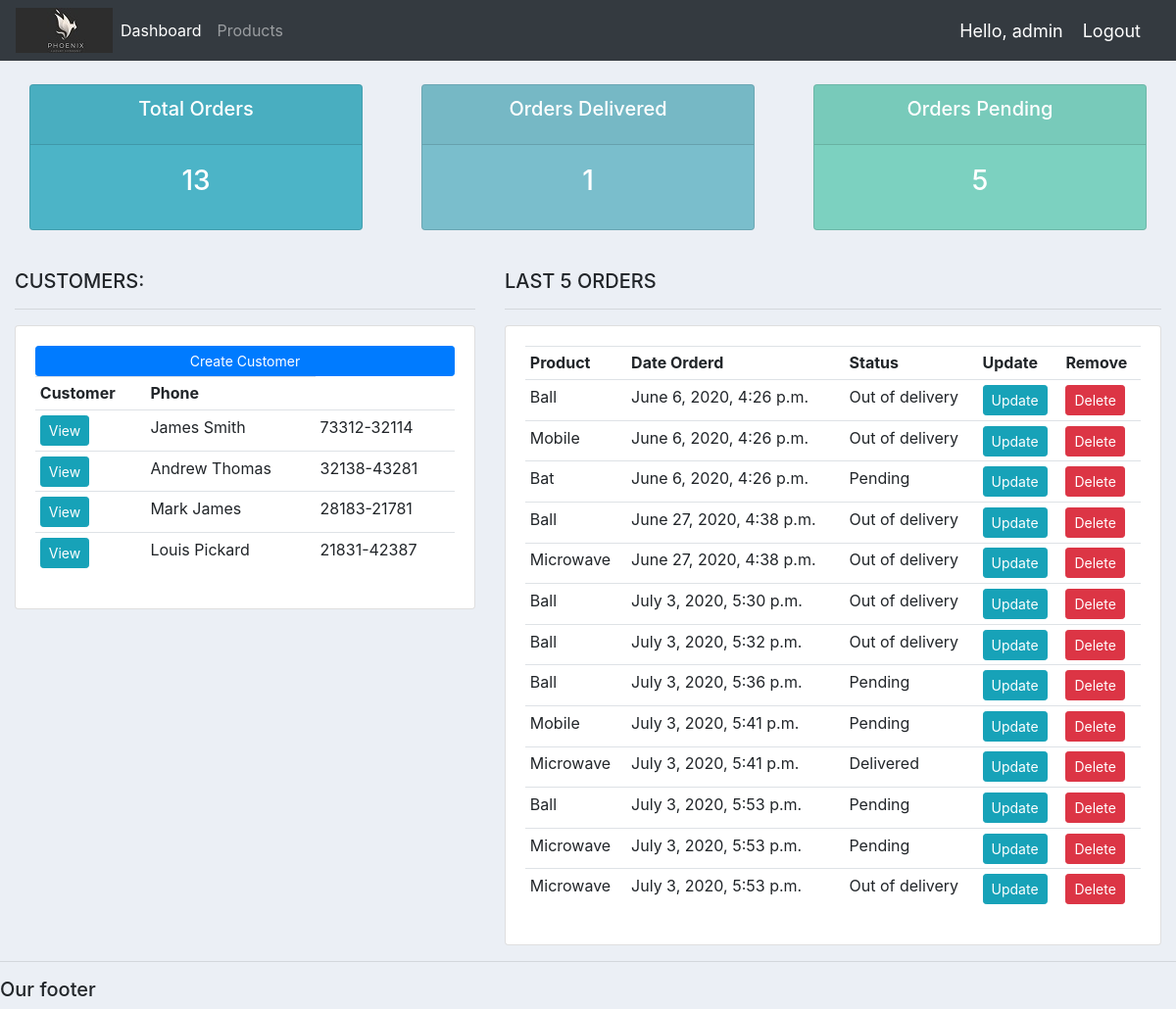
Before: / (signed in) with the older database file.
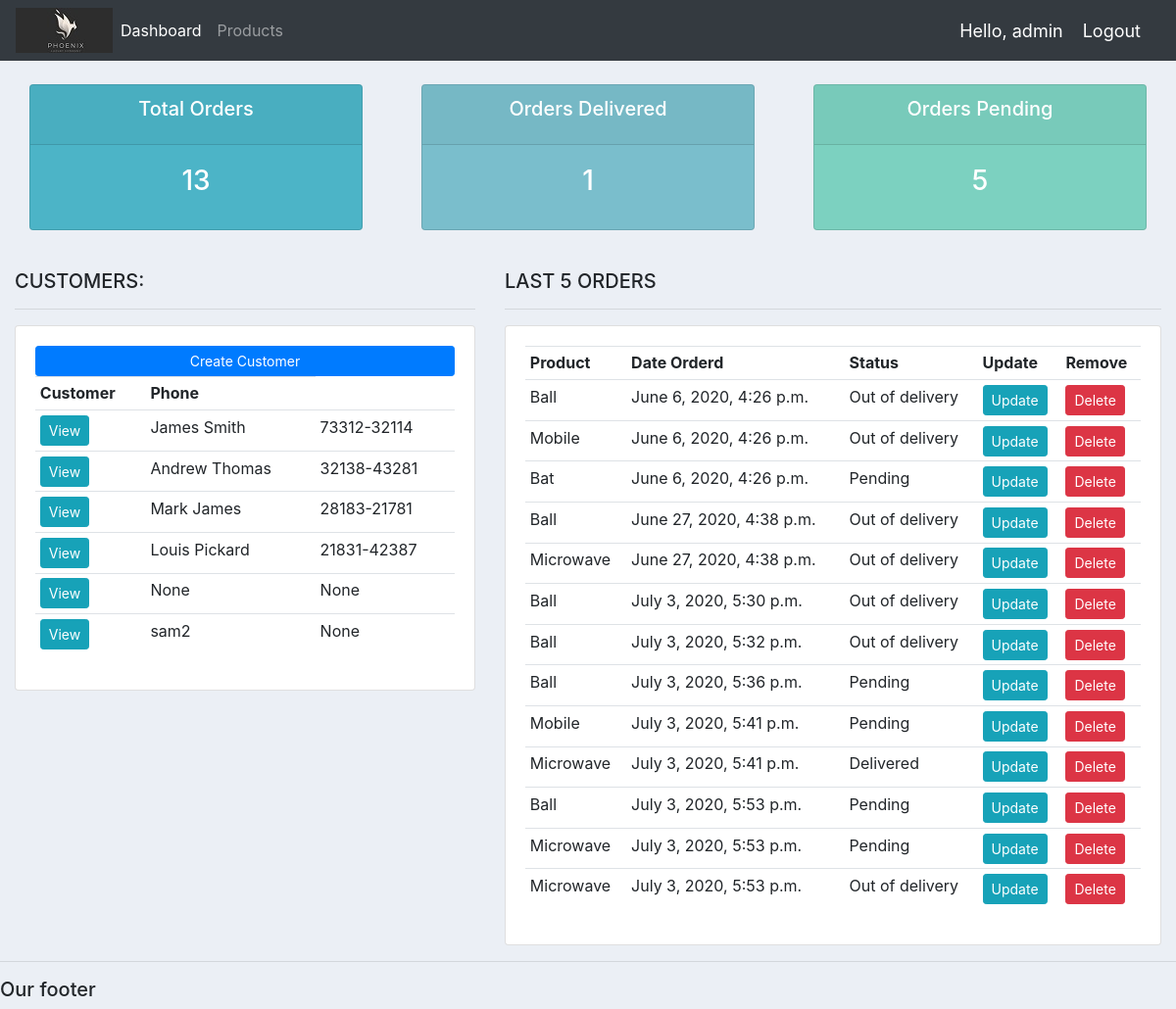
After: the same page with the newer database file.
### accounts/models.py (models this page shows, shortened)
class Customer(models.Model):
	user = models.OneToOneField(User, null=True, on_delete=models.CASCADE)
	name = models.CharField(max_length = 200, null=True)
	phone = models.CharField(max_length = 200, null=True)
	email = models.CharField(max_length = 200, null=True)
	date_create = models.DateTimeField(auto_now_add=True, null=True)

class order(models.Model):
	STATUS = (
		('Pending', 'Pending'),
		('Out of delivery', 'Out of delivery'),
		('Delivered', 'Delivered'),
		)
	customer = models.ForeignKey(Customer, null=True, on_delete = models.SET_NULL)
	product = models.ForeignKey(Product, null=True, on_delete = models.SET_NULL)
	date_created = models.DateTimeField(auto_now_add=True, null=True)
	status = models.CharField(max_length=200, null=True, choices=STATUS)
	note = models.CharField(max_length = 1000, null=True, blank=True)

class Product(models.Model):
	CATAGORY = (
			('Indoor', 'Indoor'),
			('Out door', 'Out door'),
		)
	name = models.CharField(max_length = 200, null=True)
	price = models.FloatField(null=True)
	category = models.CharField(max_length = 200, null=True, choices = CATAGORY)
	description = models.CharField(max_length = 200, null=True, blank=True)
	date_created = models.DateTimeField(auto_now_add=True, null=True)
	tags =models.ManyToManyField(Tag)
	def __str__(self):
		return self.name

### accounts/decorators.py (the view)
	def wrapper_func(request, *args, **kwargs):
		group = None
		if request.user.groups.exists():
			group = request.user.groups.all()[0].name
		if group == 'customer':
			return redirect('user')
		elif group == 'admin':
			return view_func(request, *args, **kwargs)
		else:
			print(group)
			return HttpResponse('Not authorized')

### accounts/views.py (called while the page is built)
@login_required(login_url='login')
@admin_only
def home(request):
	orders = order.objects.all()
	customers = Customer.objects.all()
	total_customers = customers.count()
	total_orders = order.objects.all().count()
	delivered = orders.filter(status='Delivered').count()
	pending = orders.filter(status='Pending').count()
	context = {
		'orders': orders,
		'customers': customers,
		'total_customers': total_customers,
		'total_orders': total_orders,
		'delivered': delivered,
		'pending': pending
	}
	return render(request,'accounts/dashboard.html', context)

### accounts/templates/accounts/dashboard.html
{% extends 'accounts/main.html' %}
{% block content %}
{% include 'accounts/status.html' %}
<br>
<div class="row">
	<div class="col-md-5">
		<h5>CUSTOMERS:</h5>
		<hr>
		<div class="card card-body">
			<a class="btn btn-primary  btn-sm btn-block" href="">Create Customer</a>
			<table class="table table-sm">
				<tr>
					<th>Customer</th>
					<th>Phone</th>
				</tr>
				{% for customer in customers %}
					<tr>
						<td><a class="btn btn-sm btn-info" href="{% url 'customer' customer.id %}">View</a></td>
						<td>{{customer.name}}</td>
						<td>{{customer.phone}}</td>
					</tr>
				{% endfor %}
			</table>
		</div>
	</div>
	<div class="col-md-7">
		<h5>LAST 5 ORDERS</h5>
		<hr>
		<div class="card card-body">
			<table class="table table-sm">
				<tr>
					<th>Product</th>
					<th>Date Orderd</th>
					<th>Status</th>
					<th>Update</th>
					<th>Remove</th>
				</tr>
				{% for order in orders %}
					<tr>
						<td>{{order.product}}</td>
						<td>{{order.date_created}}</td>
						<td>{{order.status}}</td>
						<td><a class="btn btn-sm btn-info" href="{% url 'update_order' order.id %}">Update</a></td>
						<td><a class="btn btn-sm btn-danger" href="{% url 'delete_order' order.id %}">Delete</a></td>
					</tr>
				{% endfor %}
			</table>
		</div>
	</div>
</div>
{% endblock %}

### accounts/templates/accounts/navbar.html (shortened to what this page needs)
{% load static %}
<nav class="navbar navbar-expand-lg navbar-dark bg-dark">
 <img src="{% static 'images/logo.jpg' %}">
  <div class="collapse navbar-collapse" id="navbarNav">
    <ul class="navbar-nav">
      {% if request.user.is_staff %}
      <li class="nav-item active">
        <a class="nav-link" href="{% url 'home' %}">Dashboard</a>
      </li>
      <li class="nav-item">
        <a class="nav-link" href="{% url 'products' %}">Products</a>
      </li>
      {% endif %}
    </ul>
  </div>
  <span class="hello-msg">Hello, {{ request.user }}</span>
  <span><a class="hello-msg" href="{% url 'logout' %}">Logout</a></span>
</nav>

### accounts/templates/accounts/status.html
<br>
<div class="row">
	<div class="col">
		<div class="col-md">
			<div class="card text-center text-white  mb-3" id="total-orders">
			  	<div class="card-header">
			  		<h5 class="card-title">Total Orders</h5>
			  	</div>
			  	<div class="card-body">
			    	<h3 class="card-title">{{ total_orders }}</h3>
			  	</div>
			</div>
		</div>
	</div>
	<div class="col">
		<div class="col-md">
			<div class="card text-center text-white  mb-3" id="orders-delivered">
			  	<div class="card-header">
			  		<h5 class="card-title">Orders Delivered</h5>
			  	</div>
			  	<div class="card-body">
			    	<h3 class="card-title">{{ delivered }}</h3>
			  	</div>
			</div>
		</div>
	</div>
	<div class="col">
		<div class="col-md">
			<div class="card text-center text-white  mb-3" id="orders-pending">
			  	<div class="card-header">
			  		<h5 class="card-title">Orders Pending</h5>
			  	</div>
			  	<div class="card-body">
			    	<h3 class="card-title">{{ pending }}</h3>
			  	</div>
			</div>
		</div>
	</div>
</div>

### static/css/main.css (style rules this page uses)
body { background-color: #ebeff5; }
#total-orders { background-color: #4cb4c7; }
#orders-delivered { background-color: #7abecc; }
#orders-pending { background-color: #7CD1C0; }

### accounts/templates/accounts/navbar.html (style rules this page uses)
.hello-msg { font-size : 18px; color : #fff; margin-right : 20px; }

Changed rows visible on the page:
added Customer: name "None", phone "None"
added Customer: name "sam2", phone "None"
